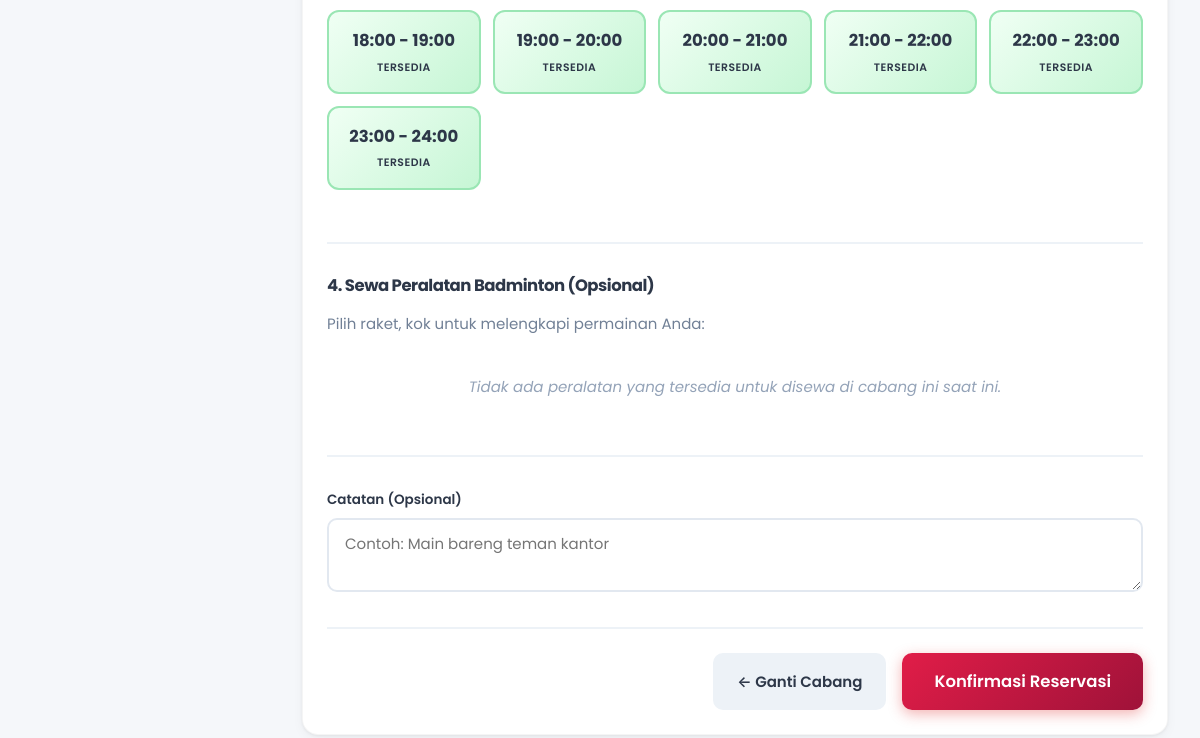
The page /pelanggan/reservasi.php?cabang=2 (signed in, lower part) on the database as committed earlier.
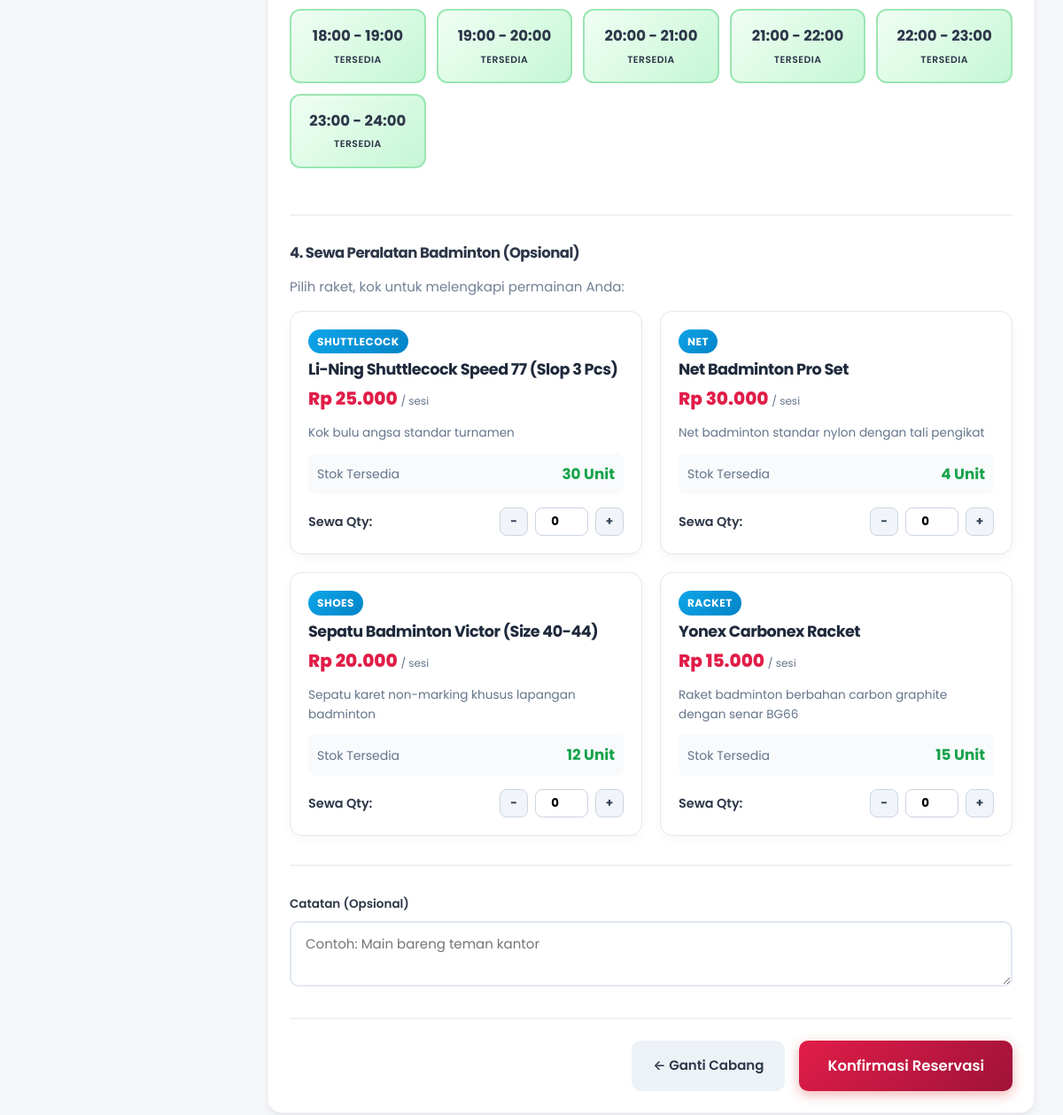
The same page on the database as committed later.
### tables this page shows
CREATE TABLE IF NOT EXISTS inventory (
    inventory_id INT AUTO_INCREMENT PRIMARY KEY,
    cabang_id INT NOT NULL COMMENT 'ID cabang',
    equipment_type_id INT NOT NULL COMMENT 'ID tipe peralatan',
    stock_quantity INT NOT NULL DEFAULT 0 COMMENT 'Total stok fisik cabang',
    rented_quantity INT NOT NULL DEFAULT 0 COMMENT 'Jumlah yang sedang disewa',
    damaged_quantity INT NOT NULL DEFAULT 0 COMMENT 'Jumlah rusak',
    item_condition ENUM('good', 'fair', 'damaged') NOT NULL DEFAULT 'good' COMMENT 'Kondisi barang',
    created_at TIMESTAMP DEFAULT CURRENT_TIMESTAMP,
    updated_at TIMESTAMP DEFAULT CURRENT_TIMESTAMP ON UPDATE CURRENT_TIMESTAMP,
    FOREIGN KEY (cabang_id) REFERENCES cabang(id) ON DELETE CASCADE,
    FOREIGN KEY (equipment_type_id) REFERENCES equipment_types(equipment_type_id) ON DELETE RESTRICT,
    UNIQUE KEY uk_cabang_equipment (cabang_id, equipment_type_id),
    INDEX idx_branch_inventory (cabang_id, equipment_type_id)
);

CREATE TABLE IF NOT EXISTS equipment_types (
    equipment_type_id INT AUTO_INCREMENT PRIMARY KEY,
    name VARCHAR(100) NOT NULL COMMENT 'Nama jenis peralatan',
    category ENUM('Racket', 'Shuttlecock', 'Shoes', 'Jersey', 'Sports Bag', 'Grip', 'Net', 'Other') NOT NULL DEFAULT 'Racket',
    rental_price INT NOT NULL COMMENT 'Harga sewa per unit',
    description TEXT DEFAULT NULL COMMENT 'Deskripsi peralatan',
    status ENUM('active', 'inactive') NOT NULL DEFAULT 'active' COMMENT 'Status aktif',
    created_at TIMESTAMP DEFAULT CURRENT_TIMESTAMP,
    updated_at TIMESTAMP DEFAULT CURRENT_TIMESTAMP ON UPDATE CURRENT_TIMESTAMP,
    INDEX idx_category (category),
    INDEX idx_status (status)
);

### config/functions.php (called while the page is built, shortened)
<?php
function getCabang() {
    $db = getDB();
    return $db->query("SELECT * FROM cabang ORDER BY id")->fetchAll();
}
function formatRupiah($angka) {
    return 'Rp ' . number_format($angka, 0, ',', '.');
}
function getAvailableEquipmentForBranch($cabang_id) {
    $db = getDB();
    $stmt = $db->prepare("SELECT i.inventory_id, et.equipment_type_id, et.name, et.category, et.rental_price, et.description,
            i.stock_quantity, i.rented_quantity, i.damaged_quantity,
            (i.stock_quantity - i.rented_quantity - i.damaged_quantity) as available_quantity
        FROM inventory i
        JOIN equipment_types et ON i.equipment_type_id = et.equipment_type_id
        WHERE i.cabang_id = ? AND et.status = 'active' AND (i.stock_quantity - i.rented_quantity - i.damaged_quantity) > 0
        ORDER BY et.name");
    $stmt->execute([$cabang_id]);
    return $stmt->fetchAll();
}
?>

### pelanggan/reservasi.php (the view, shortened to what this page needs)
<?php
$cabang_id = isset($_GET['cabang']) ? (int)$_GET['cabang'] : 0;
$cabang = getCabang();
$selected_cabang = null;
if ($cabang_id > 0) {
    foreach ($cabang as $c) {
        if ($c['id'] == $cabang_id) {
            $selected_cabang = $c;
            break;
        }
    }
}
$available_equipments = [];
if ($cabang_id > 0) {
    $equip_db_items = getEquipmentByCabang($cabang_id);
    if (!empty($equip_db_items)) {
        foreach ($equip_db_items as $eq_item) {
            if ($eq_item['available_stock'] > 0 && $eq_item['equipment_status'] === 'Available') {
                $available_equipments[] = [
                    'equipment_id' => $eq_item['equipment_id'],
                    'inventory_id' => $eq_item['equipment_id'],
                    'equipment_type_id' => $eq_item['equipment_type_id'],
                    'name' => $eq_item['equipment_name'] . ' (' . $eq_item['brand'] . ')',
                    'category' => $eq_item['category'],
                    'rental_price' => $eq_item['rental_price_per_session'],
                    'description' => $eq_item['description'] ? $eq_item['description'] . ' - Kondisi: ' . $eq_item['equipment_condition'] : 'Kondisi: ' . $eq_item['equipment_condition'],
                    'available_quantity' => $eq_item['available_stock']
                ];
            }
        }
    } else {
        $available_equipments = getAvailableEquipmentForBranch($cabang_id);
    }
}
require_once __DIR__ . '/../includes/header.php';
?>
<div class="dashboard-layout">
    <main class="main-content">
        <?php if (!$selected_cabang): ?>
        <div class="content-section">
            <h2>1. Pilih Cabang</h2>
            <div class="cabang-grid">
                <?php foreach ($cabang as $c): ?>
                <a href="<?php echo BASE_URL; ?>pelanggan/reservasi.php?cabang=<?php echo $c['id']; ?>" class="cabang-card-link">
                    <div class="cabang-card">
                        <h3><?php echo $c['nama']; ?></h3>
                        <p class="cabang-alamat">📍 <?php echo $c['alamat']; ?></p>
                        <p class="cabang-lapangan"><?php echo $c['jumlah_lapangan']; ?> Lapangan Indoor</p>
                        <span class="btn btn-primary btn-full" style="margin-top:15px;">Pilih Cabang Ini</span>
                    </div>
                </a>
                <?php endforeach; ?>
            </div>
        </div>
        <?php else: ?>
        <div class="content-section">
            <form method="POST" action="<?php echo BASE_URL; ?>pelanggan/reservasi.php?cabang=<?php echo $cabang_id; ?>">
                <div class="form-section">
                    <div class="jadwal-grid">
                        <?php for ($i = 8; $i <= 23; $i++):
                            $jam_mulai = sprintf('%02d:00', $i);
                            $jam_selesai = sprintf('%02d:00', $i + 1);
                            $tersedia = true;
                        ?>
                        <label class="jadwal-slot <?php echo $tersedia ? 'tersedia' : 'booked'; ?>">
                            <span class="jadwal-slot-inner">
                                <span class="jam-display"><?php echo $jam_mulai; ?> - <?php echo $jam_selesai; ?></span>
                                <span class="status-display"><?php echo $tersedia ? 'Tersedia' : 'Booked'; ?></span>
                            </span>
                        </label>
                        <?php endfor; ?>
                    </div>
                </div>
                <div class="form-section">
                    <h3>4. Sewa Peralatan Badminton (Opsional)</h3>
                    <p style="color:#718096; margin-bottom:15px;">Pilih raket, kok untuk melengkapi permainan Anda:</p>
                    <?php if (empty($available_equipments)): ?>
                        <p class="text-muted"><em>Tidak ada peralatan yang tersedia untuk disewa di cabang ini saat ini.</em></p>
                    <?php else: ?>
                        <div class="equip-card-grid">
                            <?php foreach ($available_equipments as $eq): ?>
                                <div class="equip-card">
                                    <div>
                                        <span class="equip-badge-category"><?php echo htmlspecialchars($eq['category']); ?></span>
                                        <h4 class="equip-title"><?php echo htmlspecialchars($eq['name']); ?></h4>
                                        <p class="equip-price"><?php echo formatRupiah($eq['rental_price']); ?> <small style="font-size:0.75rem; color:#64748B; font-weight:normal;">/ sesi</small></p>
                                        <?php if ($eq['description']): ?>
                                            <p style="font-size:0.85rem; color:#64748B; margin-bottom:12px;"><?php echo htmlspecialchars($eq['description']); ?></p>
                                        <?php endif; ?>
                                    </div>
                                    <div>
                                        <div class="equip-stock-info">
                                            <span>Stok Tersedia</span>
                                            <strong style="color:var(--success); font-size:1.05rem;"><?php echo $eq['available_quantity']; ?> Unit</strong>
                                        </div>
                                        <div style="display:flex; align-items:center; justify-content:space-between;">
                                            <span style="font-weight:600; font-size:0.9rem;">Sewa Qty:</span>
                                            <div class="qty-picker-group">
                                                <button type="button" class="qty-picker-btn" onclick="changeQty(<?php echo $eq['inventory_id']; ?>, -1)">-</button>
                                                <input type="number" id="qty_<?php echo $eq['inventory_id']; ?>"
                                                       name="rental_qty[<?php echo $eq['inventory_id']; ?>]"
                                                       class="qty-input" min="0" max="<?php echo $eq['available_quantity']; ?>" value="0" readonly>
                                                <button type="button" class="qty-picker-btn" onclick="changeQty(<?php echo $eq['inventory_id']; ?>, 1, <?php echo $eq['available_quantity']; ?>)">+</button>
                                            </div>
                                        </div>
                                    </div>
                                </div>
                            <?php endforeach; ?>
                        </div>
                    <?php endif; ?>
                </div>
                <div class="form-group">
                    <label>Catatan (Opsional)</label>
                    <textarea name="catatan" rows="2" placeholder="Contoh: Main bareng teman kantor"></textarea>
                </div>
                <div class="form-actions">
                    <a href="<?php echo BASE_URL; ?>pelanggan/reservasi.php" class="btn btn-secondary">← Ganti Cabang</a>
                    <button type="submit" name="submit_reservasi" class="btn btn-primary btn-lg">
                        Konfirmasi Reservasi
                    </button>
                </div>
            </form>
        </div>
        <?php endif; ?>
    </main>
</div>
<?php require_once __DIR__ . '/../includes/footer.php'; ?>

### includes/header.php (shortened to what this page needs)
<?php
$css_file = BASE_PATH . 'assets/css/style.css';
$css_ver = file_exists($css_file) ? filemtime($css_file) : time();
$ds_file = BASE_PATH . 'assets/css/design-system.css';
$ds_ver = file_exists($ds_file) ? filemtime($ds_file) : time();
?>
<!DOCTYPE html>
<html lang="id">
<head>
    <link rel="stylesheet" href="<?php echo BASE_URL; ?>assets/css/design-system.css?v=<?php echo $ds_ver; ?>">
    <link rel="stylesheet" href="<?php echo BASE_URL; ?>assets/css/style.css?v=<?php echo $css_ver; ?>">
    <link rel="stylesheet" href="https://cdn.jsdelivr.net/npm/bootstrap-icons@1.11.1/font/bootstrap-icons.css">
</head>
<body>

### includes/footer.php (shortened to what this page needs)
</body>
</html>

### assets/css/design-system.css (style rules this page uses)
:root { --primary: #E11D48; --primary-dark: #BE123C; --primary-light: #FFE4E6; --primary-50: #FFF1F2; --primary-100: #FFE4E6; --primary-200: #FECDD3; --primary-500: #F43F5E; --primary-600: #E11D48; --primary-700: #BE123C; --primary-800: #9F1239; --primary-900: #881337; --secondary: #0F172A; --secondary-dark: #020617; --secondary-light: #1E293B; --secondary-50: #F8FAFC; --secondary-100: #F1F5F9; --secondary-200: #E2E8F0; --secondary-300: #CBD5E1; --secondary-400: #94A3B8; --secondary-500: #64748B; --secondary-600: #475569; --secondary-700: #334155; --secondary-800: #1E293B; --secondary-900: #0F172A; --accent: #FFB300; --accent-dark: #D97706; --accent-light: #FEF3C7; --success: #16A34A; --success-light: #DCFCE7; --success-dark: #15803D; --warning: #F59E0B; --warning-light: #FEF3C7; --warning-dark: #D97706; --danger: #DC2626; --danger-light: #FEE2E2; --danger-dark: #B91C1C; --info: #2563EB; --info-light: #DBEAFE; --info-dark: #1D4ED8; --bg-body: #F8FAFC; --bg-surface: #FFFFFF; --bg-surface-hover: #F1F5F9; --bg-muted: #F1F5F9; --bg-overlay: rgba(15, 23, 42, 0.6); --text-primary: #1E293B; --text-secondary: #64748B; --text-muted: #94A3B8; --text-inverse: #FFFFFF; --text-link: #DC2626; --border: #E2E8F0; --border-light: #F1F5F9; --border-dark: #CBD5E1; --border-focus: #DC2626; --shadow-xs: 0 1px 2px rgba(0, 0, 0, 0.05); --shadow-sm: 0 1px 3px rgba(0, 0, 0, 0.06), 0 1px 2px rgba(0, 0, 0, 0.04); --shadow-md: 0 4px 6px -1px rgba(0, 0, 0, 0.07), 0 2px 4px -2px rgba(0, 0, 0, 0.05); --shadow-lg: 0 10px 15px -3px rgba(0, 0, 0, 0.08), 0 4px 6px -4px rgba(0, 0, 0, 0.04); --shadow-xl: 0 20px 25px -5px rgba(0, 0, 0, 0.1), 0 8px 10px -6px rgba(0, 0, 0, 0.04); --shadow-2xl: 0 25px 50px -12px rgba(0, 0, 0, 0.2); --shadow-primary: 0 4px 14px rgba(220, 38, 38, 0.35); --shadow-card: 0 1px 3px rgba(0, 0, 0, 0.06), 0 4px 12px rgba(0, 0, 0, 0.04); --radius-sm: 6px; --radius-md: 10px; --radius-lg: 14px; --radius-xl: 20px; --radius-2xl: 24px; --radius-full: 9999px; --space-1: 4px; --space-2: 8px; --space-3: 12px; --space-4: 16px; --space-5: 20px; --space-6: 24px; --space-8: 32px; --space-10: 40px; --space-12: 48px; --space-16: 64px; --space-20: 80px; --font-sans: 'Poppins', 'Inter', 'Nunito Sans', 'Segoe UI', system-ui, -apple-system, sans-serif; --font-mono: 'JetBrains Mono', 'Fira Code', 'Courier New', monospace; --fw-light: 300; --fw-regular: 400; --fw-medium: 500; --fw-semibold: 600; --fw-bold: 700; --fw-extrabold: 800; --fw-black: 900; --fs-caption: 0.75rem; --fs-small: 0.8125rem; --fs-body: 0.9375rem; --fs-body-lg: 1rem; --fs-nav: 0.9rem; --fs-button: 0.9375rem; --fs-h4: 1.125rem; --fs-h3: 1.25rem; --fs-h2: 1.5rem; --fs-h1: 2rem; --fs-display: 2.5rem; --fs-display-lg: 3.5rem; --lh-tight: 1.2; --lh-snug: 1.375; --lh-normal: 1.6; --lh-relaxed: 1.75; --ls-tight: -0.5px; --ls-normal: 0; --ls-wide: 0.5px; --ls-wider: 1px; --transition-fast: 0.15s ease; --transition-base: 0.2s ease; --transition-smooth: 0.3s cubic-bezier(0.4, 0, 0.2, 1); --transition-bounce: 0.4s cubic-bezier(0.16, 1, 0.3, 1); --z-dropdown: 50; --z-sticky: 100; --z-fixed: 200; --z-overlay: 300; --z-modal: 400; --z-popover: 500; --z-toast: 600; --gradient-primary: linear-gradient(135deg, #E11D48 0%, #9F1239 100%); --gradient-secondary: linear-gradient(135deg, #1E293B 0%, #0F172A 100%); --gradient-accent: linear-gradient(135deg, #FFB300 0%, #D97706 100%); --gradient-hero: linear-gradient(135deg, #E11D48 0%, #881337 100%); --gradient-sidebar: linear-gradient(180deg, #1E293B 0%, #0F172A 100%); --gradient-success: linear-gradient(135deg, #10B981, #047857); --gradient-danger: linear-gradient(135deg, #EF4444, #C084FC); }
*, *::before, *::after { box-sizing: border-box; }
html { scroll-behavior: smooth; -webkit-text-size-adjust: 100%; }
body { font-family: var(--font-sans); font-size: var(--fs-body); font-weight: var(--fw-regular); line-height: var(--lh-normal); color: var(--text-primary); background-color: var(--bg-body); -webkit-font-smoothing: antialiased; -moz-osx-font-smoothing: grayscale; }
h1, h2, h3, h4, h5, h6 { font-family: var(--font-sans); font-weight: var(--fw-bold); line-height: var(--lh-tight); letter-spacing: var(--ls-tight); color: var(--text-primary); }
h3, .h3 { font-size: var(--fs-h3); font-weight: var(--fw-bold); }
h4, .h4 { font-size: var(--fs-h4); font-weight: var(--fw-semibold); }
.text-muted { color: var(--text-muted) !important; }

Rows that differ between the two databases and show on the page:
added inventory: equipment_type.category "SHUTTLECOCK", equipment_type.name "Li-Ning Shuttlecock Speed 77 (Slop 3 Pcs)", equipment_type.rental_price "Rp 25.000", equipment_type.description "Kok bulu angsa standar turnamen", available_quantity "30"
added inventory: equipment_type.category "NET", equipment_type.name "Net Badminton Pro Set", equipment_type.rental_price "Rp 30.000", equipment_type.description "Net badminton standar nylon dengan tali pengikat", available_quantity "4"
added inventory: equipment_type.category "SHOES", equipment_type.name "Sepatu Badminton Victor (Size 40-44)", equipment_type.rental_price "Rp 20.000", equipment_type.description "Sepatu karet non-marking khusus lapangan badminton", available_quantity "12"
added inventory: equipment_type.category "RACKET", equipment_type.name "Yonex Carbonex Racket", equipment_type.rental_price "Rp 15.000", equipment_type.description "Raket badminton berbahan carbon graphite dengan senar BG66", available_quantity "15"
Other text that changed with them:
text no longer shown: "Tidak ada peralatan yang tersedia untuk disewa di cabang ini saat ini."
